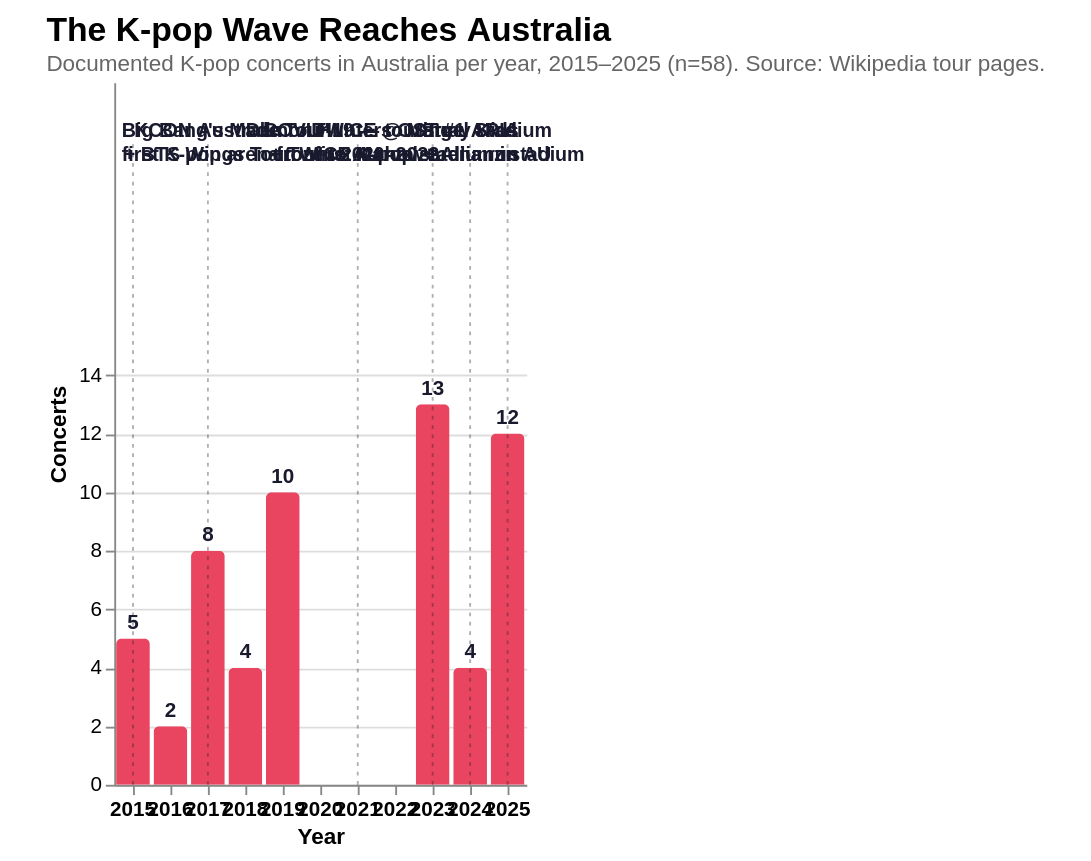

The specification (Vega-Lite) saved for this image:
### Vega-Lite specification from a JSON file in a GitHub repository (floating-point values rounded to 4 significant figures)
{"$schema": "https://vega.github.io/schema/vega-lite/v5.json", "title": {"text": "The K-pop Wave Reaches Australia", "subtitle": "Documented K-pop concerts in Australia per year, 2015–2025 (n=58). Source: Wikipedia tour pages.", "anchor": "start", "fontSize": 18, "subtitleFontSize": 12, "subtitleColor": "#666"}, "width": "container", "height": 460, "padding": {"left": 24, "right": 24, "top": 8, "bottom": 8}, "autosize": {"type": "fit-x", "contains": "padding"}, "config": {"view": {"stroke": null}, "axis": {"labelFontSize": 11, "titleFontSize": 12}, "legend": {"orient": "bottom", "titleFontSize": 12, "labelFontSize": 11, "padding": 12, "offset": 12, "columns": 0}}, "layer": [{"data": {"values": [{"year": 2015, "concerts": 5}, {"year": 2016, "concerts": 2}, {"year": 2017, "concerts": 8}, {"year": 2018, "concerts": 4}, {"year": 2019, "concerts": 10}, {"year": 2020, "concerts": 0}, {"year": 2021, "concerts": 0}, {"year": 2022, "concerts": 0}, {"year": 2023, "concerts": 13}, {"year": 2024, "concerts": 4}, {"year": 2025, "concerts": 12}]}, "mark": {"type": "bar", "color": "#e94560", "cornerRadiusEnd": 3}, "encoding": {"x": {"field": "year", "type": "ordinal", "title": "Year", "axis": {"labelAngle": 0, "labelFontWeight": "bold"}}, "y": {"field": "concerts", "type": "quantitative", "title": "Concerts", "axis": {"values": [0, 2, 4, 6, 8, 10, 12, 14]}, "scale": {"domain": [0, 24]}}, "tooltip": [{"field": "year", "title": "Year"}, {"field": "concerts", "title": "Concerts"}]}}, {"data": {"values": [{"year": 2015, "concerts": 5}, {"year": 2016, "concerts": 2}, {"year": 2017, "concerts": 8}, {"year": 2018, "concerts": 4}, {"year": 2019, "concerts": 10}, {"year": 2023, "concerts": 13}, {"year": 2024, "concerts": 4}, {"year": 2025, "concerts": 12}]}, "mark": {"type": "text", "color": "#1a1a2e", "dy": -8, "fontWeight": "bold", "fontSize": 11}, "encoding": {"x": {"field": "year", "type": "ordinal"}, "y": {"field": "concerts", "type": "quantitative"}, "text": {"field": "concerts"}}}, {"data": {"values": [{"year": 2015, "y_start": 0, "y_end": 22}, {"year": 2017, "y_start": 0, "y_end": 22}, {"year": 2021, "y_start": 0, "y_end": 22}, {"year": 2023, "y_start": 0, "y_end": 22}, {"year": 2024, "y_start": 0, "y_end": 22}, {"year": 2025, "y_start": 0, "y_end": 22}]}, "mark": {"type": "rule", "stroke": "#1a1a2e", "strokeWidth": 1, "strokeDash": [2, 3], "opacity": 0.35}, "encoding": {"x": {"field": "year", "type": "ordinal"}, "y": {"field": "y_start", "type": "quantitative"}, "y2": {"field": "y_end"}}}, {"data": {"values": [{"year": 2015, "label_y": 22, "label": "Big Bang's Made Tour\nfirst K-pop arena tour to AU"}]}, "mark": {"type": "text", "align": "left", "dx": -6, "baseline": "bottom", "fontWeight": "bold", "color": "#1a1a2e", "fontSize": 10.5, "lineBreak": "\n"}, "encoding": {"x": {"field": "year", "type": "ordinal"}, "y": {"field": "label_y", "type": "quantitative"}, "text": {"field": "label"}}}, {"data": {"values": [{"year": 2017, "label_y": 22, "label": "KCON Australia\n+ BTS Wings Tour"}, {"year": 2021, "label_y": 22, "label": "COVID-19 — touring\nfrozen 2020–2022"}, {"year": 2023, "label_y": 22, "label": "TWICE @ Marvel Stadium\nfirst K-pop stadium in AU"}, {"year": 2024, "label_y": 22, "label": "Stray Kids\nMarvel + Allianz stadium"}]}, "mark": {"type": "text", "align": "center", "baseline": "bottom", "fontWeight": "bold", "color": "#1a1a2e", "fontSize": 10.5, "lineBreak": "\n"}, "encoding": {"x": {"field": "year", "type": "ordinal"}, "y": {"field": "label_y", "type": "quantitative"}, "text": {"field": "label"}}}, {"data": {"values": [{"year": 2025, "label_y": 22, "label": "Demon Hunters OST #1 ARIA\n+ TWICE 4-show arena run"}]}, "mark": {"type": "text", "align": "right", "dx": 6, "baseline": "bottom", "fontWeight": "bold", "color": "#1a1a2e", "fontSize": 10.5, "lineBreak": "\n"}, "encoding": {"x": {"field": "year", "type": "ordinal"}, "y": {"field": "label_y", "type": "quantitative"}, "text": {"field": "label"}}}]}
